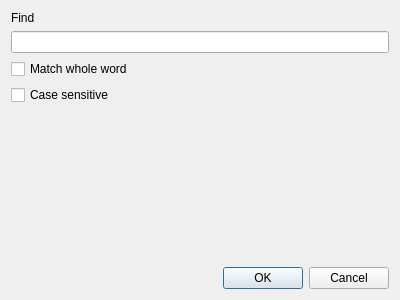
<?xml version="1.0" encoding="UTF-8"?>
<ui version="4.0">
 <class>FindDialog</class>
 <widget class="QDialog" name="FindDialog">
  <property name="geometry">
   <rect>
    <x>0</x>
    <y>0</y>
    <width>400</width>
    <height>300</height>
   </rect>
  </property>
  <property name="windowTitle">
   <string>Dialog</string>
  </property>
  <layout class="QVBoxLayout" name="verticalLayout">
   <item>
    <widget class="QLabel" name="label">
     <property name="text">
      <string>Find</string>
     </property>
    </widget>
   </item>
   <item>
    <widget class="QLineEdit" name="lineEdit"/>
   </item>
   <item>
    <widget class="QCheckBox" name="chkMatchWholeWord">
     <property name="text">
      <string>Match whole word</string>
     </property>
    </widget>
   </item>
   <item>
    <widget class="QCheckBox" name="chkCaseSensitive">
     <property name="text">
      <string>Case sensitive</string>
     </property>
    </widget>
   </item>
   <item>
    <spacer name="verticalSpacer">
     <property name="orientation">
      <enum>Qt::Vertical</enum>
     </property>
     <property name="sizeHint" stdset="0">
      <size>
       <width>20</width>
       <height>40</height>
      </size>
     </property>
    </spacer>
   </item>
   <item>
    <widget class="QDialogButtonBox" name="buttonBox">
     <property name="orientation">
      <enum>Qt::Horizontal</enum>
     </property>
     <property name="standardButtons">
      <set>QDialogButtonBox::Cancel|QDialogButtonBox::Ok</set>
     </property>
    </widget>
   </item>
  </layout>
 </widget>
 <resources/>
 <connections>
  <connection>
   <sender>buttonBox</sender>
   <signal>accepted()</signal>
   <receiver>FindDialog</receiver>
   <slot>accept()</slot>
   <hints>
    <hint type="sourcelabel">
     <x>248</x>
     <y>254</y>
    </hint>
    <hint type="destinationlabel">
     <x>157</x>
     <y>274</y>
    </hint>
   </hints>
  </connection>
  <connection>
   <sender>buttonBox</sender>
   <signal>rejected()</signal>
   <receiver>FindDialog</receiver>
   <slot>reject()</slot>
   <hints>
    <hint type="sourcelabel">
     <x>316</x>
     <y>260</y>
    </hint>
    <hint type="destinationlabel">
     <x>286</x>
     <y>274</y>
    </hint>
   </hints>
  </connection>
 </connections>
</ui>
